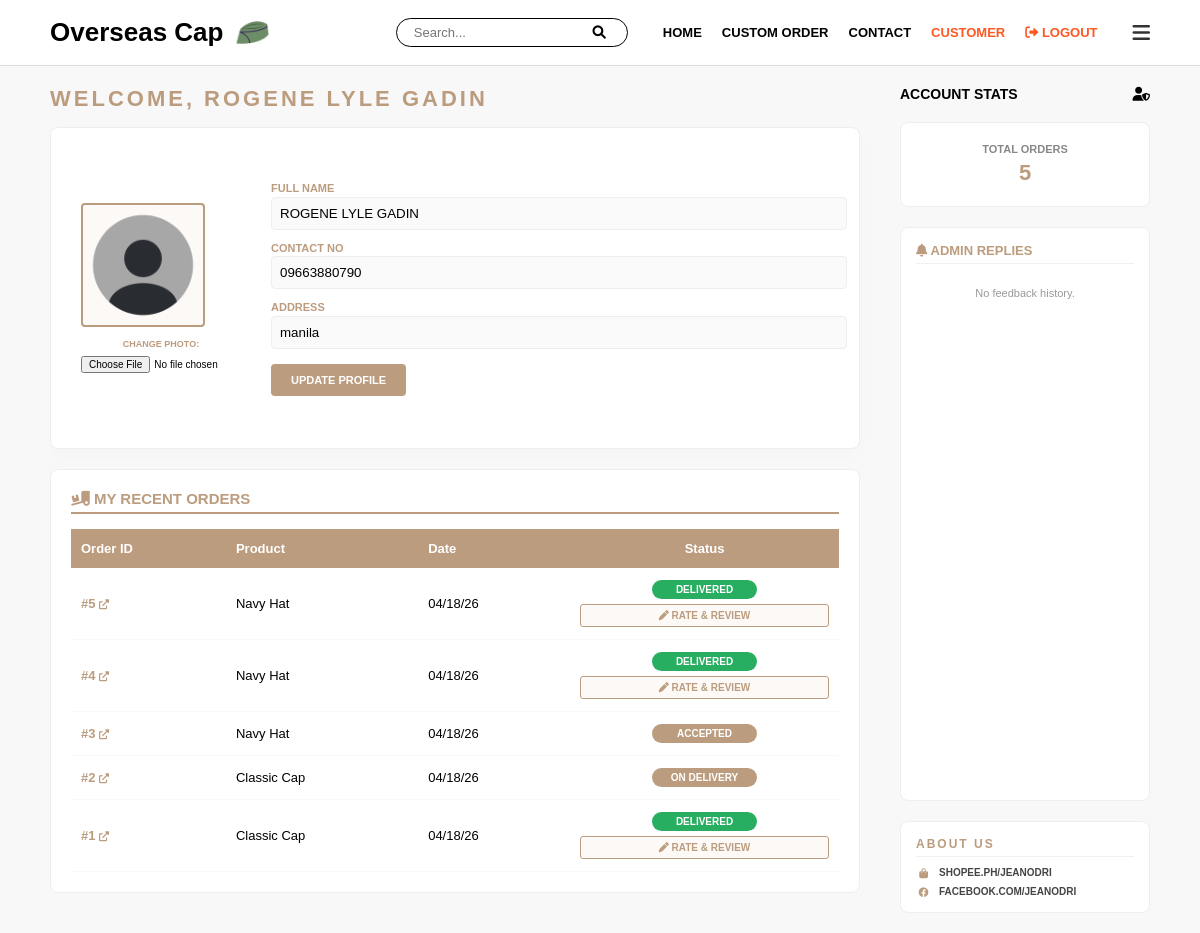
The page /customer_profile (signed in) on the database its author committed.
### app.py (models this page shows)
class User(db.Model):
    id = db.Column(db.Integer, primary_key=True)
    username = db.Column(db.String(80), unique=True, nullable=False)
    password = db.Column(db.String(80), nullable=False)
    full_name = db.Column(db.String(120), default="NOT SET")
    contact = db.Column(db.String(20), default="NOT SET")
    email = db.Column(db.String(120), unique=True, nullable=False)
    address = db.Column(db.String(200), default="NOT SET")
    purchase_info = db.Column(db.String(500), default="NONE")
    profile_pic = db.Column(db.String(200), default="default.png")

class CustomOrder(db.Model):
    id = db.Column(db.Integer, primary_key=True)
    user_id = db.Column(db.Integer, db.ForeignKey('user.id'), nullable=True)
    customer_name = db.Column(db.String(100), nullable=False)
    contact_number = db.Column(db.String(20), nullable=False)
    address = db.Column(db.String(200), nullable=False)
    quantity = db.Column(db.Integer, nullable=False)
    product_type = db.Column(db.String(50))
    product_id = db.Column(db.Integer, db.ForeignKey('product.id'), nullable=True)
    color_type = db.Column(db.String(50))
    size_type = db.Column(db.String(50))
    color_variants = db.Column(db.String(50))
    size_variants = db.Column(db.String(50))
    material_type = db.Column(db.String(100))
    interlining_thickness = db.Column(db.String(100))
    order_type = db.Column(db.String(50))
    design_filename = db.Column(db.String(100))
    remarks = db.Column(db.Text)
    status = db.Column(db.String(20), default="PENDING")
    payment_method = db.Column(db.String(50))
    date_ordered = db.Column(db.DateTime, default=datetime.utcnow)
    payment_proof = db.Column(db.String(100))
    price = db.Column(db.Float, default=0.0)

### app.py (the view, shortened to what this page needs)
@app.route('/customer_profile', methods=['GET', 'POST'])
def customer_profile():
    if 'user' not in session:
        return redirect(url_for('login'))
    user = User.query.filter_by(username=session['user']).first()
    user_orders = CustomOrder.query.filter_by(user_id=user.id).order_by(CustomOrder.id.desc()).all()
    user_reviews = Review.query.filter_by(user_id=user.id).all()
    return render_template('customer_profile.html', user=user, user_orders=user_orders, reviews=user_reviews)

### app.py (called while the page is built)
@app.context_processor
def inject_stats():
    admin_stats = {
        'total': CustomOrder.query.count(),
        'pending': CustomOrder.query.filter_by(status='PENDING').count(),
        'completed': CustomOrder.query.filter(CustomOrder.status.in_(['DONE', 'COMPLETED'])).count()
    }
    return dict(admin_stats=admin_stats)

### templates/customer_profile.html (shortened to what this page needs)
<!DOCTYPE html>
<html lang="en">
<head>
    <link rel="stylesheet" href="https://cdnjs.cloudflare.com/ajax/libs/font-awesome/6.0.0/css/all.min.css">
</head>
<body>
    <header>
        <div class="logo-container">
            <a href="/home" class="logo">Overseas Cap</a>
            <img src="{{ url_for('static', filename='logo.png') }}" alt="Logo" style="height: 35px; width: auto;">
        </div>
        <div style="display: flex; align-items: center; gap: 15px;">
            <form action="{{ url_for('home') }}" method="GET" class="search-container">
                <input type="text" name="q" placeholder="Search..." value="{{ request.args.get('q', '') }}">
                <button type="submit"><i class="fas fa-search"></i></button>
            </form>
            <nav id="topNav">
                <a href="{{ url_for('home') }}">HOME</a>
                <a href="{{ url_for('custom_order') }}">CUSTOM ORDER</a>
                <a href="{{ url_for('contact') }}">CONTACT</a>
                <a href="{{ url_for('customer_profile') }}" style="color: #ff5722;">CUSTOMER</a>
                <a href="#" onclick="confirmLogout(event)" style="color: #ff5722; font-weight: bold;">
                    <i class="fas fa-sign-out-alt"></i> LOGOUT
                </a>
            </nav>
            <i class="fas fa-bars menu-toggle-btn" onclick="toggleMenu()"></i>
        </div>
    </header>
    <main>
        <div class="content-left">
            <div class="page-title">WELCOME, {{ user.full_name if user.full_name != 'NOT SET' else user.username }}</div>
            <div class="resizable-stack">
                <div id="profileSection">
                     <form method="POST" enctype="multipart/form-data" style="flex: 1; display: flex; align-items: center; gap: 30px;">
                        <div style="text-align: center;">
                            <div class="profile-image-box">
                                {% if user.profile_pic and user.profile_pic != 'default.png' %}
                                    <img src="{{ url_for('static', filename='profile_pics/' + user.profile_pic) }}"
                                        style="width: 100%; height: 100%; object-fit: cover;">
                                {% else %}
                                    <img src="{{ url_for('static', filename='blank-profile.png') }}"
                                        style="width: 100%; height: 100%; object-fit: cover;">
                                {% endif %}
                        </div>
                            <div style="margin-top: 12px;">
                                <label style="font-size: 9px; color: #bc9c7e; font-weight: bold; display: block; margin-bottom: 5px;">CHANGE PHOTO:</label>
                                <input type="file" name="profile_pic" accept="image/*" style="font-size: 10px; width: 160px;">
                            </div>
                        </div>
                        <div style="flex: 1;">
                            <div class="user-info-text">
                                <label>FULL NAME</label>
                                <input type="text" name="full_name" value="{{ user.full_name }}">
                                <label>CONTACT NO</label>
                                <input type="text" name="contact" value="{{ user.contact }}">
                                <label>ADDRESS</label>
                                <input type="text" name="address" value="{{ user.address }}">
                            </div>
                            <button type="submit" class="update-btn">UPDATE PROFILE</button>
                        </div>
                    </form>
                </div>
                <div id="orderSection">
                    <div class="order-history-title"><i class="fas fa-truck-loading"></i> MY RECENT ORDERS</div>
                    <table class="order-table">
                        <thead>
                            <tr>
                                <th>Order ID</th>
                                <th>Product</th>
                                <th>Date</th>
                                <th style="text-align: center;">Status</th>
                            </tr>
                        </thead>
                        <tbody>
                            {% for order in user_orders %}
                            <tr class="clickable-row" onclick="window.location.href='{{ url_for('order_status', order_id=order.id) }}'">
                                <td>
                                    <span style="color: #bc9c7e; font-weight: bold;">
                                        #{{ order.id }} <i class="fas fa-external-link-alt" style="font-size: 10px;"></i>
                                    </span>
                                </td>
                                <td>{{ order.product_type }}</td>
                                <td>{{ order.date_ordered.strftime('%m/%d/%y') if order.date_ordered else 'N/A' }}</td>
                                <td style="text-align: center;">
                                    {% if order.status == 'DONE' %}
                                        <span class="status-pill-user status-done">DELIVERED</span>
                                        <button class="rate-btn" onclick="event.stopPropagation(); openReviewModal('{{ order.id }}', '{{ order.product_type }}')">
                                            <i class="fas fa-pen"></i> RATE & REVIEW
                                        </button>
                                    {% else %}
                                        <span class="status-pill-user {% if order.status == 'PENDING' %}status-pending{% else %}status-delivery{% endif %}">
                                            {{ order.status }}
                                        </span>
                                    {% endif %}
                                </td>
                            </tr>
                            {% else %}
                            <tr>
                                <td colspan="4" style="text-align: center; color: #999; padding: 40px;">No orders found yet.</td>
                            </tr>
                            {% endfor %}
                        </tbody>
                    </table>
                </div>
            </div>
        </div>
        <aside class="sidebar">
            <div class="sidebar-header">
                <span>ACCOUNT STATS</span>
                <i class="fas fa-user-shield"></i>
            </div>
            <div class="sidebar-box">
                <div style="font-size: 11px; color: #888; margin-bottom: 5px; text-transform: uppercase;">TOTAL ORDERS</div>
                {{ user_orders|length }}
            </div>
            <div class="admin-reply-box">
                <div style="color: #bc9c7e; font-weight: bold; margin-bottom: 12px; border-bottom: 1px solid #f0f0f0; padding-bottom: 5px;">
                    <i class="fas fa-bell"></i> ADMIN REPLIES
                </div>
                <div style="max-height: 200px; overflow-y: auto;">
                    {% if reviews %}
                        {% set replied_count = 0 %}
                        {% for review in reviews %}
                            {% if review.admin_reply %}
                                <div style="margin-bottom: 10px; padding: 10px; background: #fcf9f6; border-left: 3px solid #bc9c7e; font-size: 11px; border-radius: 0 5px 5px 0;">
                                    <strong style="color: #333;">For {{ review.product_type }}:</strong><br>
                                    <span style="color: #a67c52; font-style: italic;">"{{ review.admin_reply }}"</span>
                                </div>
                                {% set replied_count = replied_count + 1 %}
                            {% endif %}
                        {% endfor %}
                        {% if replied_count == 0 %}
                            <p style="font-size: 11px; color: #999; text-align: center;">No new replies yet.</p>
                        {% endif %}
                    {% else %}
                        <p style="font-size: 11px; color: #999; text-align: center;">No feedback history.</p>
                    {% endif %}
                </div>
            </div>
            <div class="about-us-sidebar">
                <h4>About Us</h4>
                <div class="social-links">
                    <a href="https://shopee.ph/jeanodri" target="_blank">
                <i class="fas fa-shopping-bag"></i> <span>SHOPEE.PH/JEANODRI</span>
            </a>
            <a href="https://facebook.com/jeanodri" target="_blank">
                <i class="fab fa-facebook"></i> <span>FACEBOOK.COM/JEANODRI</span>
            </a>
                </div>
            </div>
        </aside>
    </main>
</body>
</html>

### rows shown on the page
User: full_name "ROGENE LYLE GADIN", contact "09663880790", address "manila"
CustomOrder: id "5", product_type "Navy Hat", date_ordered "04/18/26"
CustomOrder: id "4", product_type "Navy Hat", date_ordered "04/18/26"
CustomOrder: id "3", product_type "Navy Hat", date_ordered "04/18/26", status "ACCEPTED"
CustomOrder: id "2", product_type "Classic Cap", date_ordered "04/18/26", status "ON DELIVERY"
CustomOrder: id "1", product_type "Classic Cap", date_ordered "04/18/26"

### other values the page prints
{{ user_orders|length }} "5"
